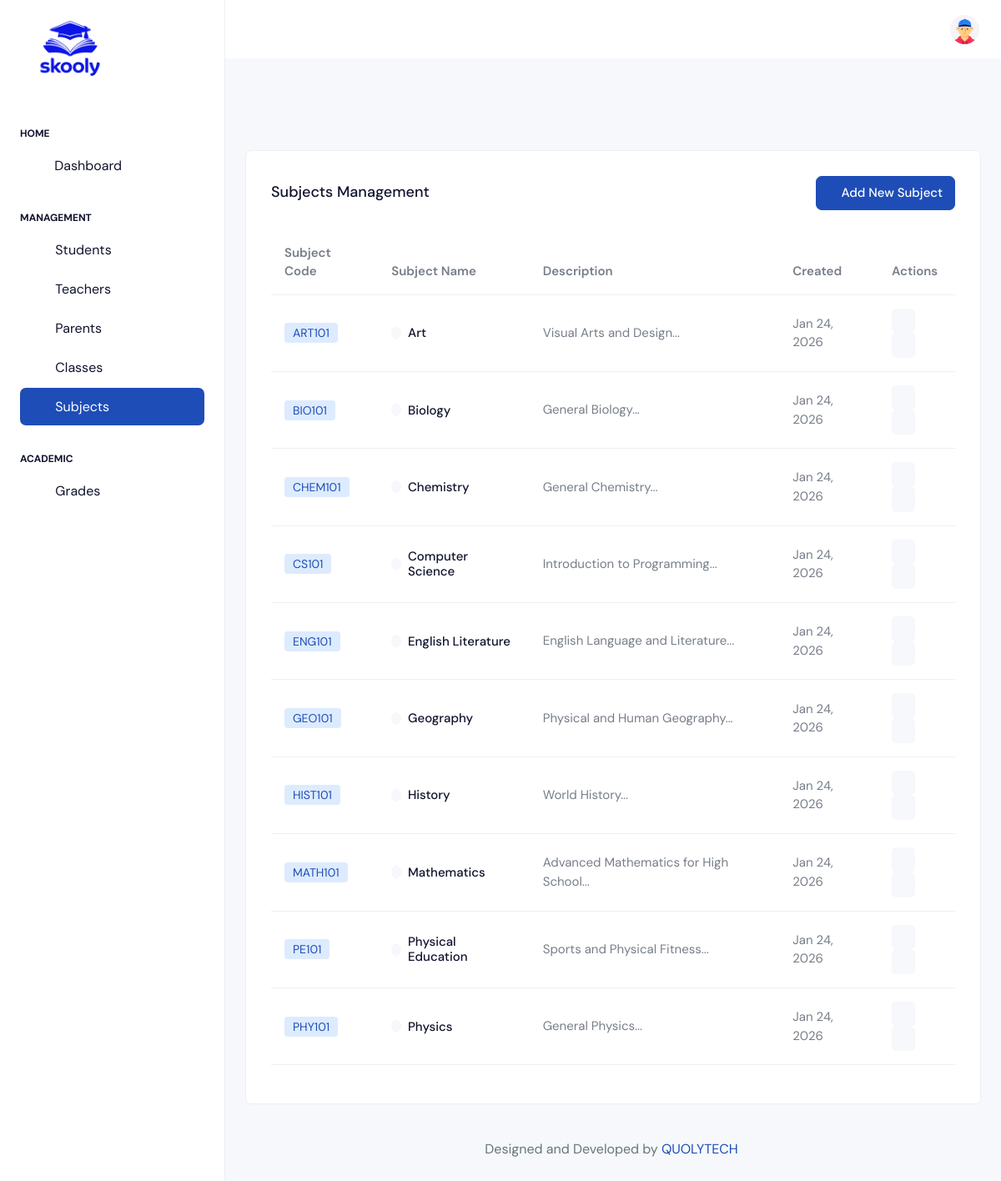
Page /superadmin/subjects.php (signed in) on the committed database.
### tables this page shows
CREATE TABLE subjects (
    id INT AUTO_INCREMENT PRIMARY KEY,
    subject_name VARCHAR(100) NOT NULL,
    subject_code VARCHAR(20) UNIQUE NOT NULL,
    description TEXT,
    created_at TIMESTAMP DEFAULT CURRENT_TIMESTAMP
);

### config/functions.php (called while the page is built, shortened)
<?php
function format_date($date) {
    return date('M d, Y', strtotime($date));
}
?>

### superadmin/subjects.php (the view, shortened to what this page needs)
<?php
require_once '../config/functions.php';
$subjects = $conn->query("SELECT * FROM subjects ORDER BY subject_name")->fetch_all(MYSQLI_ASSOC);
?>
<!doctype html>
<html lang="en">
<head>
  <link rel="stylesheet" href="../assets/css/styles.min.css" />
</head>
<body>
  <div class="page-wrapper" id="main-wrapper" data-layout="vertical" data-navbarbg="skin6" data-sidebartype="full"
    data-sidebar-position="fixed" data-header-position="fixed">
    <?php include 'includes/sidebar.php'; ?>
    <div class="body-wrapper">
      <?php include 'includes/header.php'; ?>
      <div class="body-wrapper-inner">
        <div class="container-fluid">
          <div class="card">
            <div class="card-body">
              <div class="d-flex align-items-center justify-content-between mb-4">
                <h4 class="card-title mb-0">Subjects Management</h4>
                <button type="button" class="btn btn-primary" data-bs-toggle="modal" data-bs-target="#addSubjectModal">
                  <i class="ti ti-plus me-1"></i>Add New Subject
                </button>
              </div>
              <div class="table-responsive">
                <table class="table table-hover align-middle">
                  <thead>
                    <tr>
                      <th>Subject Code</th>
                      <th>Subject Name</th>
                      <th>Description</th>
                      <th>Created</th>
                      <th>Actions</th>
                    </tr>
                  </thead>
                  <tbody>
                    <?php foreach ($subjects as $subject): ?>
                    <tr>
                      <td><span class="badge bg-primary-subtle text-primary"><?php echo $subject['subject_code']; ?></span></td>
                      <td>
                        <div class="d-flex align-items-center">
                          <div class="round-40 rounded-circle text-bg-light d-flex align-items-center justify-content-center me-2">
                            <i class="ti ti-book"></i>
                          </div>
                          <h6 class="mb-0"><?php echo $subject['subject_name']; ?></h6>
                        </div>
                      </td>
                      <td><?php echo $subject['description'] ? substr($subject['description'], 0, 50) . '...' : 'N/A'; ?></td>
                      <td><?php echo format_date($subject['created_at']); ?></td>
                      <td>
                        <a href="edit-subject.php?id=<?php echo $subject['id']; ?>" class="btn btn-sm btn-light" title="Edit">
                          <i class="ti ti-edit"></i>
                        </a>
                        <form method="POST" class="d-inline" onsubmit="return confirm('Are you sure you want to delete this subject?');">
                          <button type="submit" class="btn btn-sm btn-light text-danger" title="Delete">
                            <i class="ti ti-trash"></i>
                          </button>
                        </form>
                      </td>
                    </tr>
                    <?php endforeach; ?>
                  </tbody>
                </table>
              </div>
            </div>
          </div>
          <div class="py-6 px-6 text-center">
            <p class="mb-0 fs-4">Designed and Developed by <a class="pe-1 text-primary text-decoration-none">QUOLYTECH</a></p>
          </div>
        </div>
      </div>
    </div>
  </div>
</body>
</html>

### superadmin/includes/sidebar.php (shortened to what this page needs)
<aside class="left-sidebar">
  <div>
    <div class="brand-logo d-flex align-items-center justify-content-between">
      <a href="index.php" class="text-nowrap logo-img">
        <img src="../images/skooly_logo.png" alt="" style="width: 120px; height: auto; margin: auto;"/>
      </a>
    </div>
    <nav class="sidebar-nav scroll-sidebar" data-simplebar="">
      <ul id="sidebarnav">
        <li class="nav-small-cap">
          <span class="hide-menu">Home</span>
        </li>
        <li class="sidebar-item">
          <a class="sidebar-link" href="index.php" aria-expanded="false">
            <i class="ti ti-dashboard"></i>
            <span class="hide-menu">Dashboard</span>
          </a>
        </li>
        <li class="nav-small-cap">
          <span class="hide-menu">Management</span>
        </li>
        <li class="sidebar-item">
          <a class="sidebar-link" href="students.php">
            <div class="d-flex align-items-center gap-3">
              <i class="ti ti-users"></i>
              <span class="hide-menu">Students</span>
            </div>
          </a>
        </li>
        <li class="sidebar-item">
          <a class="sidebar-link" href="teachers.php">
            <div class="d-flex align-items-center gap-3">
              <i class="ti ti-user-check"></i>
              <span class="hide-menu">Teachers</span>
            </div>
          </a>
        </li>
        <li class="sidebar-item">
          <a class="sidebar-link" href="parents.php">
            <div class="d-flex align-items-center gap-3">
              <i class="ti ti-heart-handshake"></i>
              <span class="hide-menu">Parents</span>
            </div>
          </a>
        </li>
        <li class="sidebar-item">
          <a class="sidebar-link" href="classes.php">
            <div class="d-flex align-items-center gap-3">
              <i class="ti ti-school"></i>
              <span class="hide-menu">Classes</span>
            </div>
          </a>
        </li>
        <li class="sidebar-item">
          <a class="sidebar-link" href="subjects.php">
            <div class="d-flex align-items-center gap-3">
              <i class="ti ti-book"></i>
              <span class="hide-menu">Subjects</span>
            </div>
          </a>
        </li>
        <li class="nav-small-cap">
          <span class="hide-menu">Academic</span>
        </li>
        <li class="sidebar-item">
          <a class="sidebar-link" href="grades.php">
            <div class="d-flex align-items-center gap-3">
              <i class="ti ti-certificate"></i>
              <span class="hide-menu">Grades</span>
            </div>
          </a>
        </li>
      </ul>
    </nav>
  </div>
</aside>

### superadmin/includes/header.php (shortened to what this page needs)
<header class="app-header">
  <nav class="navbar navbar-expand-lg navbar-light">
    <ul class="navbar-nav">
      <li class="nav-item dropdown">
        <a class="nav-link position-relative" href="javascript:void(0)" id="drop1" data-bs-toggle="dropdown" aria-expanded="false">
          <i class="ti ti-bell"></i>
        </a>
      </li>
    </ul>
    <div class="navbar-collapse justify-content-end px-0" id="navbarNav">
      <ul class="navbar-nav flex-row ms-auto align-items-center justify-content-end">
        <li class="nav-item dropdown">
          <a class="nav-link" href="javascript:void(0)" id="drop2" data-bs-toggle="dropdown" aria-expanded="false">
            <img src="../assets/images/profile/user-1.jpg" alt="" width="35" height="35" class="rounded-circle">
          </a>
        </li>
      </ul>
    </div>
  </nav>
</header>

### rows in the picture
subjects: subject_code "ART101", subject_name "Art", description "Visual Arts and Design", created_at "Jan 24, 2026"
subjects: subject_code "BIO101", subject_name "Biology", description "General Biology", created_at "Jan 24, 2026"
subjects: subject_code "CHEM101", subject_name "Chemistry", description "General Chemistry", created_at "Jan 24, 2026"
subjects: subject_code "CS101", subject_name "Computer Science", description "Introduction to Programming", created_at "Jan 24, 2026"
subjects: subject_code "ENG101", subject_name "English Literature", description "English Language and Literature", created_at "Jan 24, 2026"
subjects: subject_code "GEO101", subject_name "Geography", description "Physical and Human Geography", created_at "Jan 24, 2026"
subjects: subject_code "HIST101", subject_name "History", description "World History", created_at "Jan 24, 2026"
subjects: subject_code "MATH101", subject_name "Mathematics", description "Advanced Mathematics for High School", created_at "Jan 24, 2026"
subjects: subject_code "PE101", subject_name "Physical Education", description "Sports and Physical Fitness", created_at "Jan 24, 2026"
subjects: subject_code "PHY101", subject_name "Physics", description "General Physics", created_at "Jan 24, 2026"
